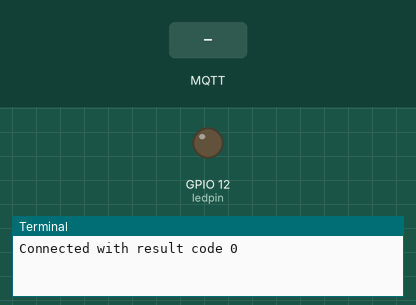
Bench run of a program on a simulated Raspberry Pi (BCM pin numbers). On the bench: output pins drawn as LEDs (lit = HIGH), the last lines printed to the terminal. Inputs (shaded band) come from the test bench. No MQTT or app messages arrive unless stated.

Above: at 1.3 s.
1.4 s: MQTT message "on" arrives on the first subscribed topic
At 2.1 s:
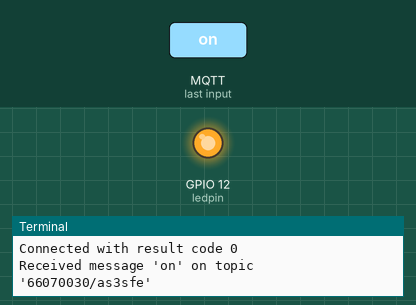
2.9 s: MQTT message "1" arrives on the first subscribed topic
At 3.2 s:
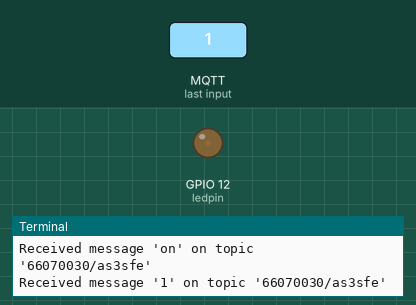
4.4 s: MQTT message "on" arrives on the first subscribed topic
At 5.6 s:
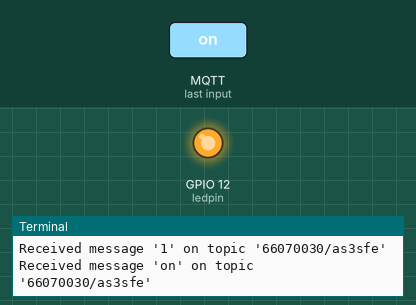
5.9 s: MQTT message "off" arrives on the first subscribed topic
At 6.7 s:
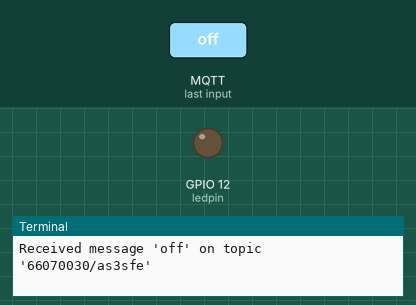
Timing chart, 0 to 8.4 s (numbered marks = the images above; inputs shaded):
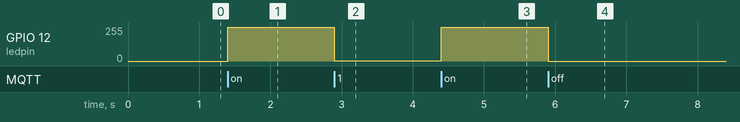

The program:

mqtt_sub_web.py
```python
import paho.mqtt.client as mqtt
import RPi.GPIO as GPIO
import time

GPIO.setmode(GPIO.BCM)
ledpin = 12
GPIO.setup(ledpin, GPIO.OUT)
pi_pwm = GPIO.PWM(ledpin, 1000)
pi_pwm.start(0)


MQTT_BROKER = 'mqtt-dashboard.com'
MQTT_PORT = 1883
MQTT_TOPIC = '66070030/as3sfe'

# Define the callback functions
def on_connect(client, userdata, flags, rc):
    print(f"Connected with result code {rc}")
    # Subscribe to the topic once connected
    client.subscribe(MQTT_TOPIC)

def on_message(client, userdata, message):
    text = message.payload.decode()
    print(f"Received message '{text}' on topic '{message.topic}'")
    if text == "on":
        pi_pwm.ChangeDutyCycle(100)
    elif text == "off":
        pi_pwm.ChangeDutyCycle(0)
    elif str(text).isdigit():
        pi_pwm.ChangeDutyCycle(int(text))

# Create a new MQTT client instance
client = mqtt.Client()

# Set the callback functions
client.on_connect = on_connect
client.on_message = on_message

# Connect to the broker
client.connect(MQTT_BROKER, MQTT_PORT, 60)

# Start the loop to process network traffic and dispatch callbacks
client.loop_start()

try:
    # Keep the script running
    while True:
        pass
except KeyboardInterrupt:
    # Stop the loop and disconnect gracefully on keyboard interrupt
    client.loop_stop()
    client.disconnect()
```

Measured:
- after the input at 1.4 s, GPIO 12 (ledpin): 0/255 → 255/255 at once
- after the input at 2.9 s, GPIO 12 (ledpin): 255/255 → 3/255 at once
- after the input at 4.4 s, GPIO 12 (ledpin): 3/255 → 255/255 at once
- after the input at 5.9 s, GPIO 12 (ledpin): 255/255 → 0/255 at once
